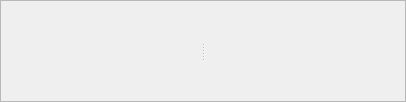
              <widget class="QFrame" name="rightbox_main">
               <property name="styleSheet">
                <string notr="true"/>
               </property>
               <property name="frameShape">
                <enum>QFrame::Shape::StyledPanel</enum>
               </property>
               <property name="frameShadow">
                <enum>QFrame::Shadow::Raised</enum>
               </property>
               <layout class="QHBoxLayout" name="horizontalLayout_9">
                <property name="spacing">
                 <number>0</number>
                </property>
                <property name="leftMargin">
                 <number>0</number>
                </property>
                <property name="topMargin">
                 <number>0</number>
                </property>
                <property name="rightMargin">
                 <number>0</number>
                </property>
                <property name="bottomMargin">
                 <number>0</number>
                </property>
                <item>
                 <widget class="QSplitter" name="splitter">
                  <property name="orientation">
                   <enum>Qt::Orientation::Horizontal</enum>
                  </property>
                  <widget class="QLabel" name="main_leftbox">
                   <property name="minimumSize">
                    <size>
                     <width>200</width>
                     <height>100</height>
                    </size>
                   </property>
                   <property name="text">
                    <string/>
                   </property>
                  </widget>
                  <widget class="QLabel" name="main_rightbox">
                   <property name="minimumSize">
                    <size>
                     <width>200</width>
                     <height>100</height>
                    </size>
                   </property>
                   <property name="text">
                    <string/>
                   </property>
                  </widget>
                 </widget>
                </item>
               </layout>
              </widget>
